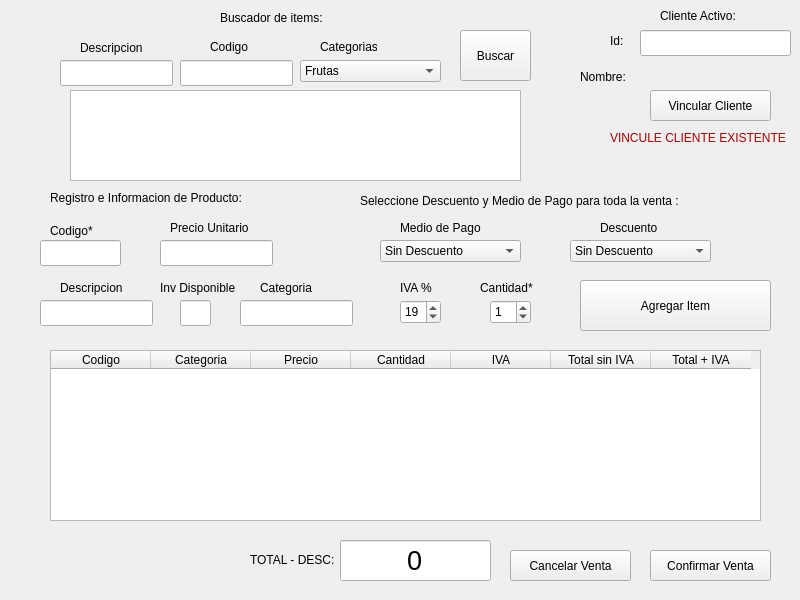
<?xml version="1.0" encoding="UTF-8"?>
<ui version="4.0">
 <class>ventasObject</class>
 <widget class="QWidget" name="ventasObject">
  <property name="geometry">
   <rect>
    <x>0</x>
    <y>0</y>
    <width>800</width>
    <height>600</height>
   </rect>
  </property>
  <property name="minimumSize">
   <size>
    <width>800</width>
    <height>600</height>
   </size>
  </property>
  <property name="maximumSize">
   <size>
    <width>800</width>
    <height>600</height>
   </size>
  </property>
  <property name="acceptDrops">
   <bool>true</bool>
  </property>
  <property name="windowTitle">
   <string>Ventas</string>
  </property>
  <widget class="QPushButton" name="pushButton_vincularCliente">
   <property name="geometry">
    <rect>
     <x>650</x>
     <y>90</y>
     <width>121</width>
     <height>31</height>
    </rect>
   </property>
   <property name="text">
    <string>Vincular Cliente</string>
   </property>
  </widget>
  <widget class="QLabel" name="label_ClienteActivo">
   <property name="geometry">
    <rect>
     <x>660</x>
     <y>0</y>
     <width>91</width>
     <height>31</height>
    </rect>
   </property>
   <property name="text">
    <string>Cliente Activo:</string>
   </property>
  </widget>
  <widget class="QLabel" name="label_id_clienteActivo">
   <property name="geometry">
    <rect>
     <x>610</x>
     <y>30</y>
     <width>21</width>
     <height>21</height>
    </rect>
   </property>
   <property name="text">
    <string>Id: </string>
   </property>
  </widget>
  <widget class="QLabel" name="label_nombre_clienteActivo">
   <property name="geometry">
    <rect>
     <x>580</x>
     <y>70</y>
     <width>57</width>
     <height>14</height>
    </rect>
   </property>
   <property name="text">
    <string>Nombre: </string>
   </property>
  </widget>
  <widget class="QLineEdit" name="lineEdit_clienteActivo">
   <property name="geometry">
    <rect>
     <x>640</x>
     <y>30</y>
     <width>151</width>
     <height>26</height>
    </rect>
   </property>
  </widget>
  <widget class="QLabel" name="label_errorClienteActivo">
   <property name="geometry">
    <rect>
     <x>610</x>
     <y>130</y>
     <width>201</width>
     <height>16</height>
    </rect>
   </property>
   <property name="palette">
    <palette>
     <active>
      <colorrole role="WindowText">
       <brush brushstyle="SolidPattern">
        <color alpha="255">
         <red>170</red>
         <green>0</green>
         <blue>0</blue>
        </color>
       </brush>
      </colorrole>
     </active>
     <inactive>
      <colorrole role="WindowText">
       <brush brushstyle="SolidPattern">
        <color alpha="255">
         <red>170</red>
         <green>0</green>
         <blue>0</blue>
        </color>
       </brush>
      </colorrole>
     </inactive>
     <disabled>
      <colorrole role="WindowText">
       <brush brushstyle="SolidPattern">
        <color alpha="255">
         <red>101</red>
         <green>112</green>
         <blue>117</blue>
        </color>
       </brush>
      </colorrole>
     </disabled>
    </palette>
   </property>
   <property name="text">
    <string>VINCULE CLIENTE EXISTENTE</string>
   </property>
  </widget>
  <widget class="QLabel" name="label_mostrar_nombreClienteActivo">
   <property name="geometry">
    <rect>
     <x>640</x>
     <y>70</y>
     <width>151</width>
     <height>16</height>
    </rect>
   </property>
   <property name="text">
    <string/>
   </property>
  </widget>
  <widget class="QLabel" name="label_buscadorItems">
   <property name="geometry">
    <rect>
     <x>220</x>
     <y>10</y>
     <width>131</width>
     <height>16</height>
    </rect>
   </property>
   <property name="text">
    <string>Buscador de items:</string>
   </property>
  </widget>
  <widget class="QListWidget" name="listWidget_buscarItems">
   <property name="geometry">
    <rect>
     <x>70</x>
     <y>90</y>
     <width>451</width>
     <height>91</height>
    </rect>
   </property>
   <item>
    <property name="text">
     <string/>
    </property>
   </item>
  </widget>
  <widget class="QTableWidget" name="tableWidget_itemVentas">
   <property name="geometry">
    <rect>
     <x>50</x>
     <y>350</y>
     <width>711</width>
     <height>171</height>
    </rect>
   </property>
   <column>
    <property name="text">
     <string>Codigo</string>
    </property>
   </column>
   <column>
    <property name="text">
     <string>Categoria</string>
    </property>
   </column>
   <column>
    <property name="text">
     <string>Precio</string>
    </property>
   </column>
   <column>
    <property name="text">
     <string>Cantidad</string>
    </property>
   </column>
   <column>
    <property name="text">
     <string>IVA</string>
    </property>
   </column>
   <column>
    <property name="text">
     <string>Total sin IVA</string>
    </property>
   </column>
   <column>
    <property name="text">
     <string>Total + IVA</string>
    </property>
   </column>
  </widget>
  <widget class="QPushButton" name="pushButton_confirmarVenta">
   <property name="geometry">
    <rect>
     <x>650</x>
     <y>550</y>
     <width>121</width>
     <height>31</height>
    </rect>
   </property>
   <property name="text">
    <string>Confirmar Venta</string>
   </property>
  </widget>
  <widget class="QPushButton" name="pushButton_cancelarVenta">
   <property name="geometry">
    <rect>
     <x>510</x>
     <y>550</y>
     <width>121</width>
     <height>31</height>
    </rect>
   </property>
   <property name="text">
    <string>Cancelar Venta</string>
   </property>
  </widget>
  <widget class="QLabel" name="label_infoProducto">
   <property name="geometry">
    <rect>
     <x>50</x>
     <y>190</y>
     <width>211</width>
     <height>16</height>
    </rect>
   </property>
   <property name="text">
    <string>Registro e Informacion de Producto:</string>
   </property>
  </widget>
  <widget class="QPushButton" name="pushButton_agregarItemVenta">
   <property name="geometry">
    <rect>
     <x>580</x>
     <y>280</y>
     <width>191</width>
     <height>51</height>
    </rect>
   </property>
   <property name="text">
    <string>Agregar Item</string>
   </property>
  </widget>
  <widget class="QLabel" name="label_codigo_item">
   <property name="geometry">
    <rect>
     <x>50</x>
     <y>220</y>
     <width>51</width>
     <height>21</height>
    </rect>
   </property>
   <property name="text">
    <string>Codigo* </string>
   </property>
  </widget>
  <widget class="QLineEdit" name="lineEdit_codigo_Item">
   <property name="geometry">
    <rect>
     <x>40</x>
     <y>240</y>
     <width>81</width>
     <height>26</height>
    </rect>
   </property>
  </widget>
  <widget class="QLabel" name="label_descripcion">
   <property name="geometry">
    <rect>
     <x>60</x>
     <y>280</y>
     <width>91</width>
     <height>16</height>
    </rect>
   </property>
   <property name="text">
    <string>Descripcion</string>
   </property>
  </widget>
  <widget class="QLabel" name="label_descripcion_buscar">
   <property name="geometry">
    <rect>
     <x>80</x>
     <y>40</y>
     <width>81</width>
     <height>16</height>
    </rect>
   </property>
   <property name="text">
    <string>Descripcion</string>
   </property>
  </widget>
  <widget class="QLabel" name="label_codigo_buscar">
   <property name="geometry">
    <rect>
     <x>210</x>
     <y>40</y>
     <width>57</width>
     <height>14</height>
    </rect>
   </property>
   <property name="text">
    <string>Codigo</string>
   </property>
  </widget>
  <widget class="QSpinBox" name="spinBox_cantidadItem">
   <property name="geometry">
    <rect>
     <x>490</x>
     <y>300</y>
     <width>41</width>
     <height>24</height>
    </rect>
   </property>
   <property name="value">
    <number>1</number>
   </property>
  </widget>
  <widget class="QComboBox" name="comboBox_categoria_buscar">
   <property name="geometry">
    <rect>
     <x>300</x>
     <y>60</y>
     <width>141</width>
     <height>22</height>
    </rect>
   </property>
   <item>
    <property name="text">
     <string>Frutas</string>
    </property>
   </item>
   <item>
    <property name="text">
     <string>Carnes</string>
    </property>
   </item>
  </widget>
  <widget class="QLabel" name="label_categoria_buscar">
   <property name="geometry">
    <rect>
     <x>320</x>
     <y>40</y>
     <width>57</width>
     <height>14</height>
    </rect>
   </property>
   <property name="text">
    <string>Categorias</string>
   </property>
  </widget>
  <widget class="QLabel" name="label_inventarioDisp">
   <property name="geometry">
    <rect>
     <x>160</x>
     <y>280</y>
     <width>91</width>
     <height>16</height>
    </rect>
   </property>
   <property name="text">
    <string>Inv Disponible</string>
   </property>
  </widget>
  <widget class="QLabel" name="label_categoria_item">
   <property name="geometry">
    <rect>
     <x>260</x>
     <y>280</y>
     <width>91</width>
     <height>16</height>
    </rect>
   </property>
   <property name="text">
    <string>Categoria</string>
   </property>
  </widget>
  <widget class="QComboBox" name="comboBox_itemDescuento">
   <property name="geometry">
    <rect>
     <x>570</x>
     <y>240</y>
     <width>141</width>
     <height>22</height>
    </rect>
   </property>
   <item>
    <property name="text">
     <string>Sin Descuento</string>
    </property>
   </item>
   <item>
    <property name="text">
     <string>Descuento 10%</string>
    </property>
   </item>
  </widget>
  <widget class="QLabel" name="label_cantidadItem">
   <property name="geometry">
    <rect>
     <x>480</x>
     <y>280</y>
     <width>91</width>
     <height>16</height>
    </rect>
   </property>
   <property name="text">
    <string>Cantidad*</string>
   </property>
  </widget>
  <widget class="QLabel" name="label_descuento">
   <property name="geometry">
    <rect>
     <x>600</x>
     <y>220</y>
     <width>91</width>
     <height>16</height>
    </rect>
   </property>
   <property name="text">
    <string>Descuento</string>
   </property>
  </widget>
  <widget class="QLineEdit" name="lineEdit_mostrarDescripcionItem">
   <property name="geometry">
    <rect>
     <x>40</x>
     <y>300</y>
     <width>113</width>
     <height>26</height>
    </rect>
   </property>
   <property name="text">
    <string/>
   </property>
   <property name="readOnly">
    <bool>true</bool>
   </property>
   <property name="clearButtonEnabled">
    <bool>false</bool>
   </property>
  </widget>
  <widget class="QLineEdit" name="lineEdit_mostrarInventarioDisp">
   <property name="geometry">
    <rect>
     <x>180</x>
     <y>300</y>
     <width>31</width>
     <height>26</height>
    </rect>
   </property>
   <property name="text">
    <string/>
   </property>
   <property name="readOnly">
    <bool>true</bool>
   </property>
   <property name="clearButtonEnabled">
    <bool>false</bool>
   </property>
  </widget>
  <widget class="QLineEdit" name="lineEdit_mostrarCategoria">
   <property name="geometry">
    <rect>
     <x>240</x>
     <y>300</y>
     <width>113</width>
     <height>26</height>
    </rect>
   </property>
   <property name="text">
    <string/>
   </property>
   <property name="readOnly">
    <bool>true</bool>
   </property>
   <property name="clearButtonEnabled">
    <bool>false</bool>
   </property>
  </widget>
  <widget class="QLabel" name="label_precio">
   <property name="geometry">
    <rect>
     <x>170</x>
     <y>220</y>
     <width>91</width>
     <height>16</height>
    </rect>
   </property>
   <property name="text">
    <string>Precio Unitario</string>
   </property>
  </widget>
  <widget class="QLineEdit" name="lineEdit_mostrarPrecioUnitario">
   <property name="geometry">
    <rect>
     <x>160</x>
     <y>240</y>
     <width>113</width>
     <height>26</height>
    </rect>
   </property>
   <property name="text">
    <string/>
   </property>
   <property name="readOnly">
    <bool>true</bool>
   </property>
   <property name="clearButtonEnabled">
    <bool>false</bool>
   </property>
  </widget>
  <widget class="QLabel" name="label_infoProducto_2">
   <property name="geometry">
    <rect>
     <x>360</x>
     <y>190</y>
     <width>341</width>
     <height>21</height>
    </rect>
   </property>
   <property name="text">
    <string>Seleccione Descuento y Medio de Pago para toda la venta :</string>
   </property>
  </widget>
  <widget class="QLabel" name="label_medioPago">
   <property name="geometry">
    <rect>
     <x>400</x>
     <y>220</y>
     <width>91</width>
     <height>16</height>
    </rect>
   </property>
   <property name="text">
    <string>Medio de Pago</string>
   </property>
  </widget>
  <widget class="QComboBox" name="comboBox_item_medioPago">
   <property name="geometry">
    <rect>
     <x>380</x>
     <y>240</y>
     <width>141</width>
     <height>22</height>
    </rect>
   </property>
   <item>
    <property name="text">
     <string>Sin Descuento</string>
    </property>
   </item>
   <item>
    <property name="text">
     <string>Descuento 10%</string>
    </property>
   </item>
  </widget>
  <widget class="QLineEdit" name="lineEdit_descripcion_buscar">
   <property name="geometry">
    <rect>
     <x>60</x>
     <y>60</y>
     <width>113</width>
     <height>26</height>
    </rect>
   </property>
  </widget>
  <widget class="QLineEdit" name="lineEdit_codigo_buscar">
   <property name="geometry">
    <rect>
     <x>180</x>
     <y>60</y>
     <width>113</width>
     <height>26</height>
    </rect>
   </property>
  </widget>
  <widget class="QLabel" name="label_errorCodigo">
   <property name="geometry">
    <rect>
     <x>30</x>
     <y>560</y>
     <width>201</width>
     <height>16</height>
    </rect>
   </property>
   <property name="palette">
    <palette>
     <active>
      <colorrole role="WindowText">
       <brush brushstyle="SolidPattern">
        <color alpha="255">
         <red>170</red>
         <green>0</green>
         <blue>0</blue>
        </color>
       </brush>
      </colorrole>
     </active>
     <inactive>
      <colorrole role="WindowText">
       <brush brushstyle="SolidPattern">
        <color alpha="255">
         <red>170</red>
         <green>0</green>
         <blue>0</blue>
        </color>
       </brush>
      </colorrole>
     </inactive>
     <disabled>
      <colorrole role="WindowText">
       <brush brushstyle="SolidPattern">
        <color alpha="255">
         <red>101</red>
         <green>112</green>
         <blue>117</blue>
        </color>
       </brush>
      </colorrole>
     </disabled>
    </palette>
   </property>
   <property name="text">
    <string/>
   </property>
  </widget>
  <widget class="QLabel" name="label_total_desc">
   <property name="geometry">
    <rect>
     <x>250</x>
     <y>550</y>
     <width>91</width>
     <height>20</height>
    </rect>
   </property>
   <property name="text">
    <string>TOTAL - DESC:</string>
   </property>
  </widget>
  <widget class="QLineEdit" name="lineEdit_mostrarTotalConDesc">
   <property name="geometry">
    <rect>
     <x>340</x>
     <y>540</y>
     <width>151</width>
     <height>41</height>
    </rect>
   </property>
   <property name="font">
    <font>
     <pointsize>20</pointsize>
    </font>
   </property>
   <property name="text">
    <string>0</string>
   </property>
   <property name="alignment">
    <set>Qt::AlignCenter</set>
   </property>
   <property name="readOnly">
    <bool>true</bool>
   </property>
   <property name="clearButtonEnabled">
    <bool>false</bool>
   </property>
  </widget>
  <widget class="QLabel" name="label_IVA">
   <property name="geometry">
    <rect>
     <x>400</x>
     <y>280</y>
     <width>41</width>
     <height>16</height>
    </rect>
   </property>
   <property name="text">
    <string>IVA %</string>
   </property>
  </widget>
  <widget class="QSpinBox" name="spinBox_IVA">
   <property name="geometry">
    <rect>
     <x>400</x>
     <y>300</y>
     <width>41</width>
     <height>24</height>
    </rect>
   </property>
   <property name="value">
    <number>19</number>
   </property>
  </widget>
  <widget class="QPushButton" name="pushButton_buscar">
   <property name="geometry">
    <rect>
     <x>460</x>
     <y>30</y>
     <width>71</width>
     <height>51</height>
    </rect>
   </property>
   <property name="text">
    <string>Buscar</string>
   </property>
  </widget>
 </widget>
 <resources/>
 <connections/>
</ui>
